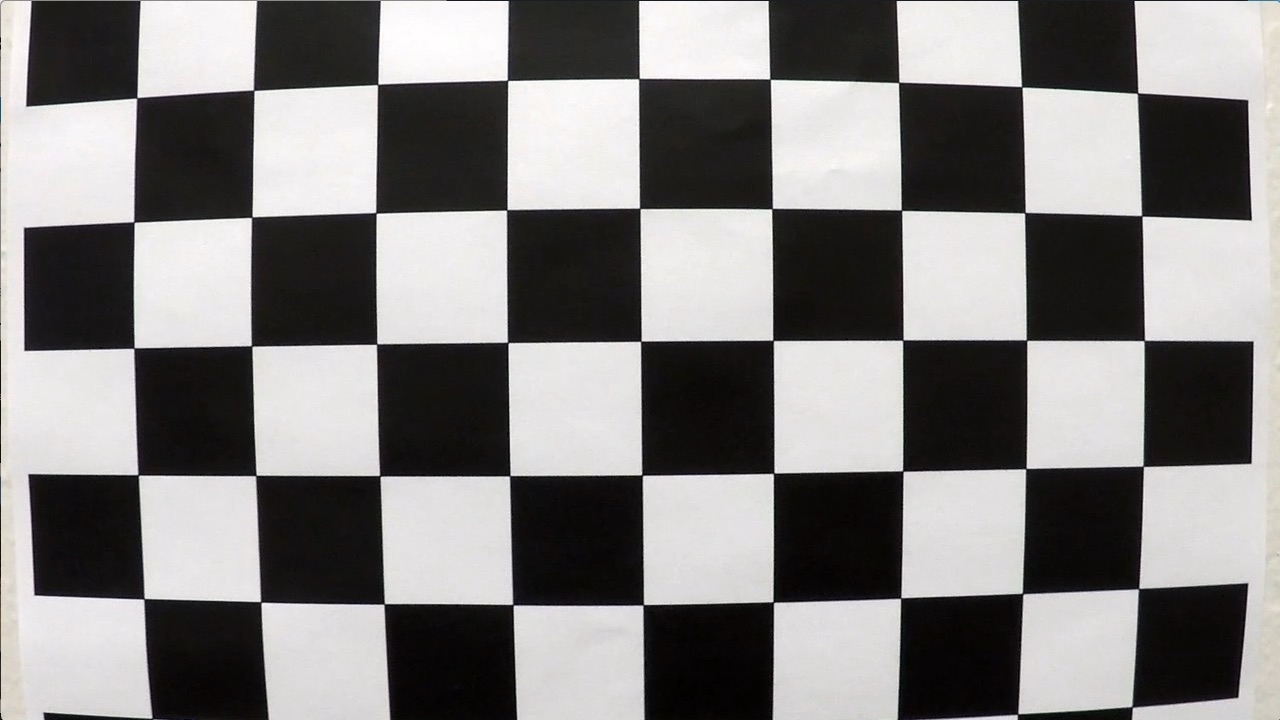
#> input picture camera_cal/calibration1.jpg, 1280 x 720 px; its folder holds 5 pictures in this run
$ python camera_calibration.py
#> lines starting #> are read from the running program, lines starting #| are printed output that depends on the picture; after the words box and inside, x2 and y2 are one past the last pixel; in counts of white or black regions, pixels touching at a corner belong together
'''Writen by Jianguo Zhang, June 14, 2017.
   jzhan51@uic.edu
'''

import numpy as np
import cv2
import pickle
import glob
import matplotlib.pyplot as plt
import matplotlib.image as mpimg
import pickle
#% matplotlib inline

# Read in and make a list of all calibration images
images = glob.glob('./camera_cal/calibration*.jpg')

objpoints = [] # 3D points in real world space
imgpoints = [] # 2D points or corners in image plane

height, width = 6, 9

# Prepare object points, like (0,0,0), (1,0,0),......(8,5,0)
objp = np.zeros((height*width,3), np.float32)
objp[:,:2] = np.mgrid[0:width, 0:height].T.reshape(-1,2) # x, y cordinates

for idx, image in enumerate(images):
    img = cv2.imread(image)
#> img is the input picture: shape (720, 1280, 3); mean B, G, R 127.8, 128.4, 130.1
    #plt.imshow(img)
    # Convert to grayscale
    gray = cv2.cvtColor(img,cv2.COLOR_BGR2GRAY)

    # Find chessboard corners
    ret, corners = cv2.findChessboardCorners(gray, (width,height), None)
#> ret = False; corners = None

    if ret==True:
        # Draw detected corners on an image
        cv2.drawChessboardCorners(img, (width,height), corners, ret)

        # Update points
        objpoints.append(objp)
        imgpoints.append(corners)

        # Save image
        cv2.imwrite('./Corners_found/corners_found'+str(idx)+'.jpg', img)
#> pass 2 of the loop `for idx, image in enumerate(images):`:
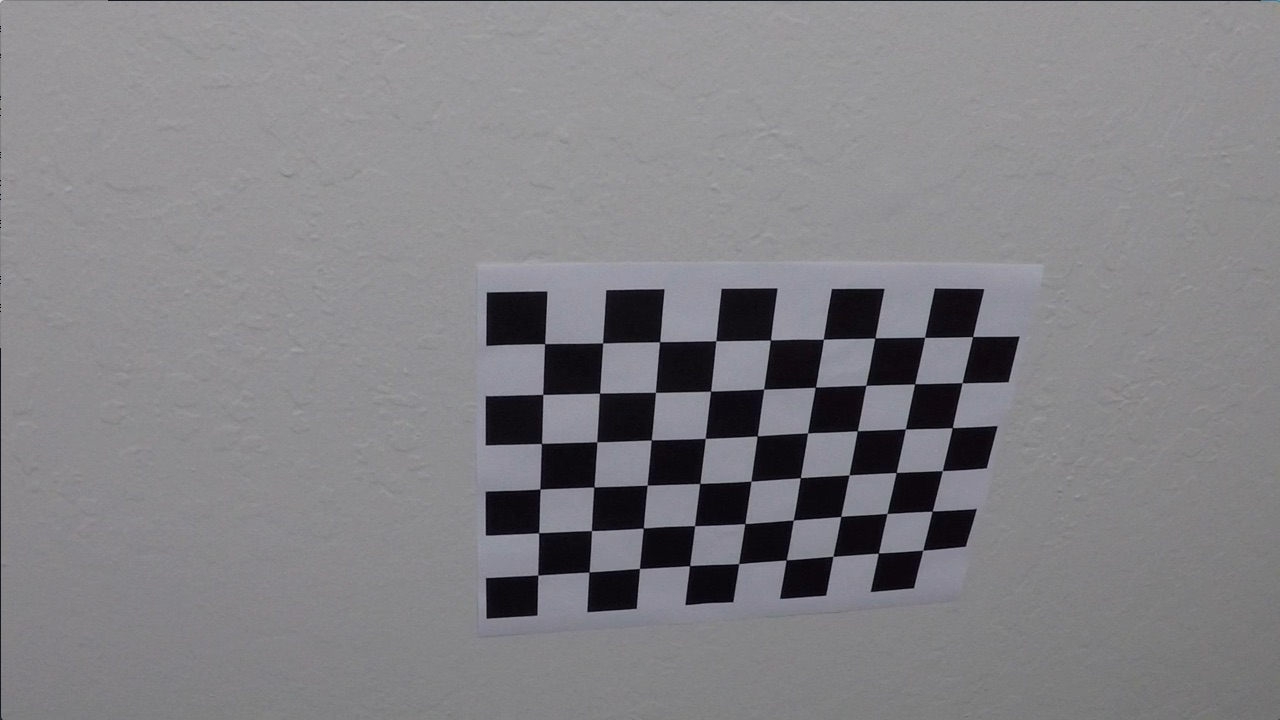
#> input picture camera_cal/calibration10.jpg, 1280 x 720 px
#> img is the input picture: shape (720, 1280, 3); mean B, G, R 133.1, 129.4, 130.2
#> ret = True; corners = 54 rows, first 8: [545.3, 343.1], [602.7, 342.8], [660.1, 341.3], [715.8, 340.7], [770.6, 340], [823.5, 339.2], [874.3, 338.5], [925.1, 337.4]
#> `cv2.drawChessboardCorners(img, (width,height), corners, ret)`:
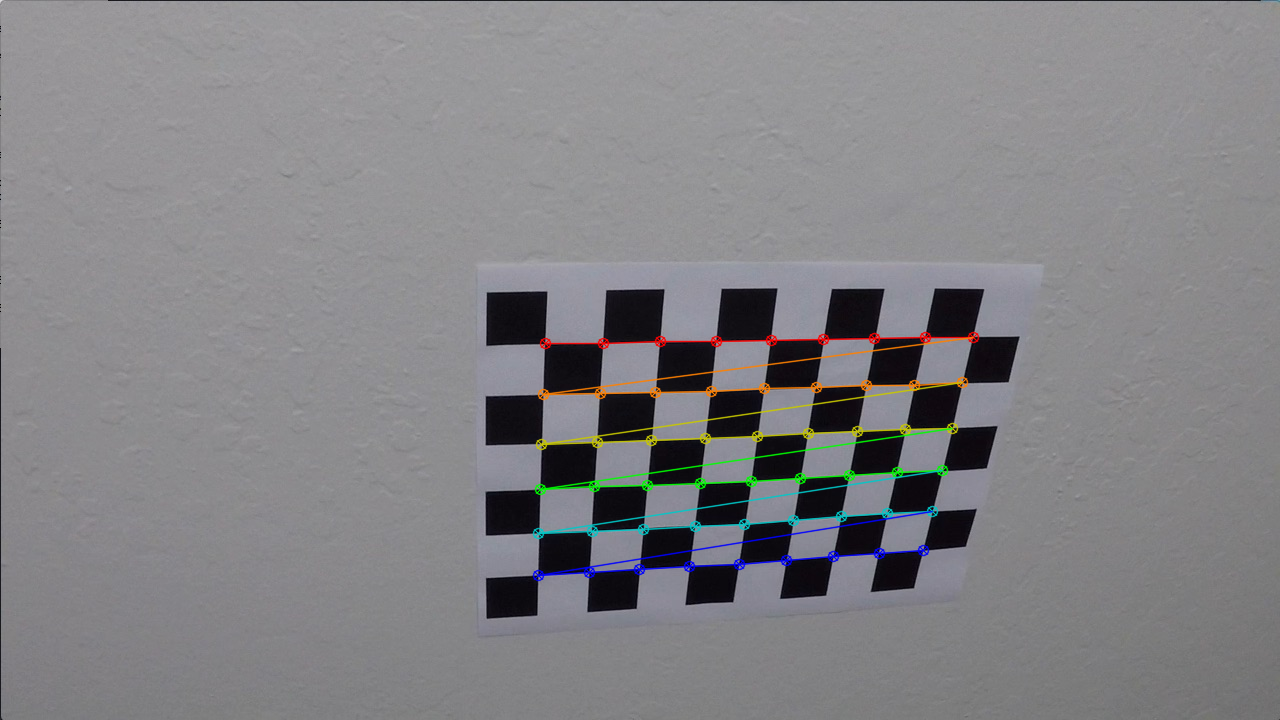
#> img: shape (720, 1280, 3); 1.91% of pixels changed, all inside (x1, y1, x2, y2) = (532, 331, 980, 582)
#> pass 3 of the loop `for idx, image in enumerate(images):`:
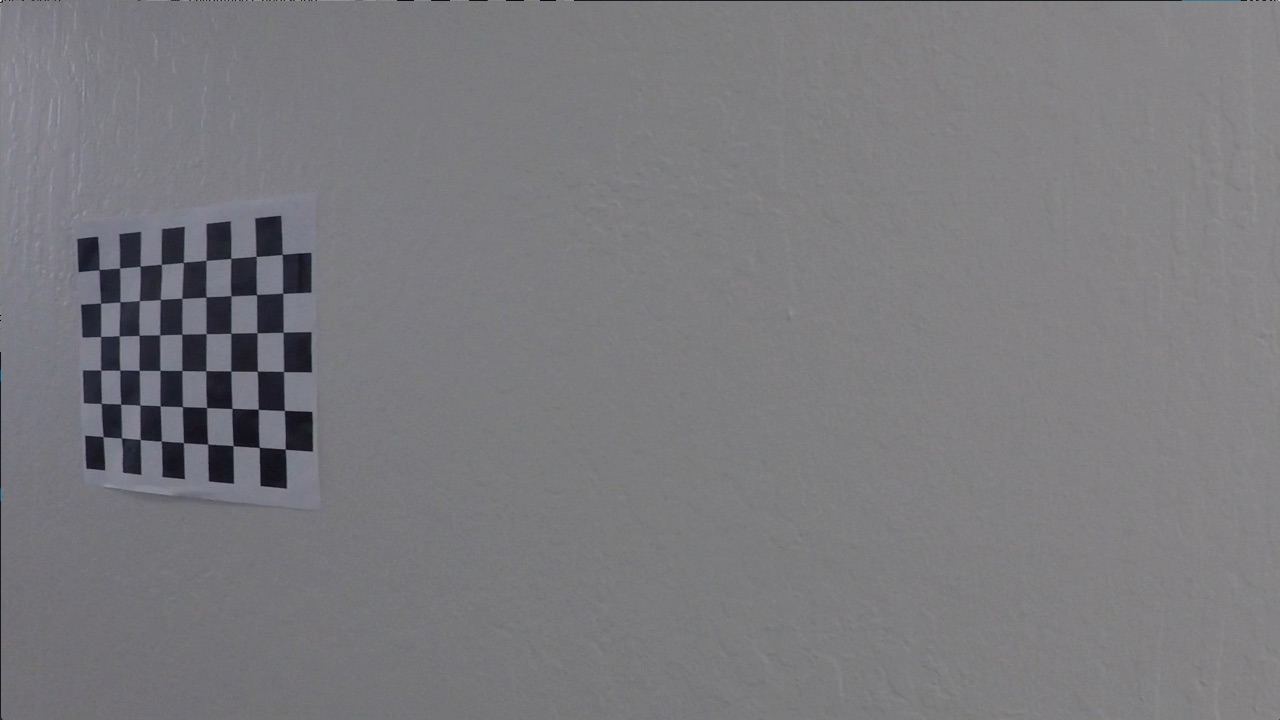
#> input picture camera_cal/calibration11.jpg, 1280 x 720 px
#> img is the input picture: shape (720, 1280, 3); mean B, G, R 125.2, 121.7, 122.2
#> corners = 54 rows, first 8: [99.22, 269.6], [119.6, 268], [140.1, 266.1], [161.3, 264.5], [183.3, 262.5], [206.1, 260.3], [230.7, 258.2], [256.2, 256.3]
#> `cv2.drawChessboardCorners(img, (width,height), corners, ret)`:
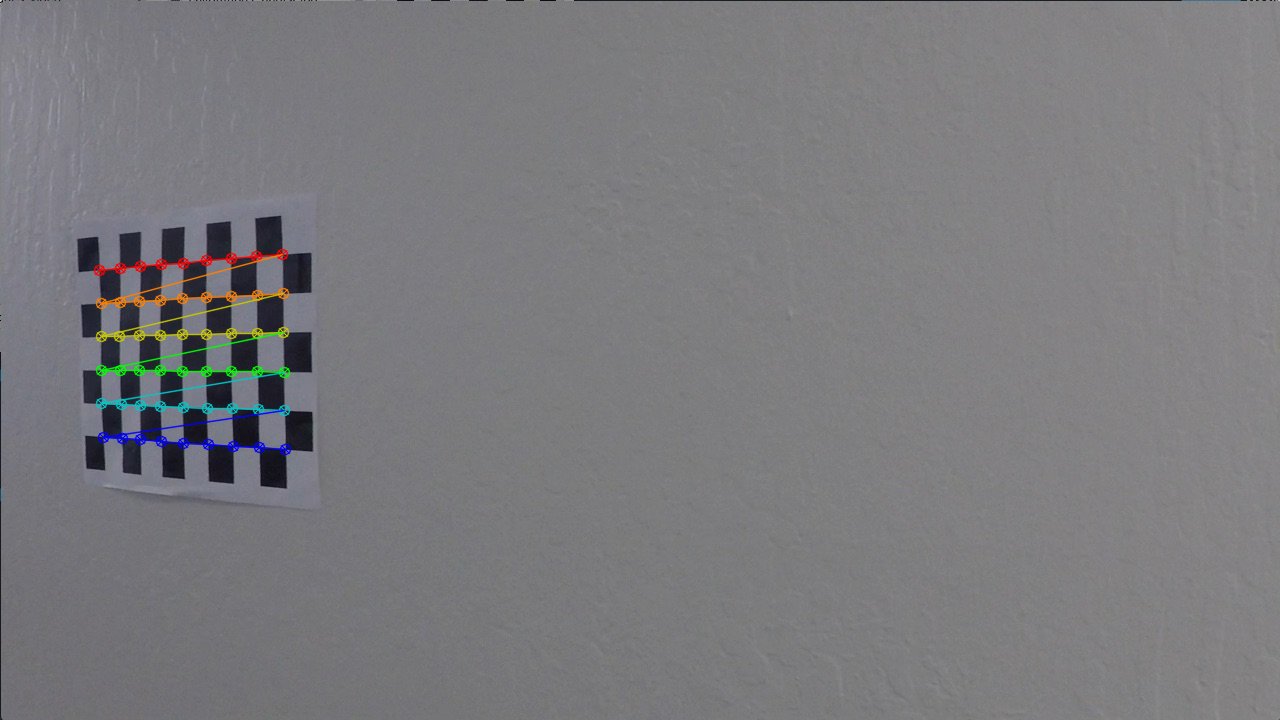
#> img: shape (720, 1280, 3); 1.11% of pixels changed, all inside (x1, y1, x2, y2) = (93, 248, 292, 456)
#> the loop made 5 passes; the first 3 are shown

        # Also provides some interval before reading next frame so that we can adjust
        # our chess board in different direction
#         cv2.imshow('img', img)
#         cv2.waitKey(500)

# cv2.destroyAllWindows()


# Take calibration5 for example
img = cv2.imread('./camera_cal/calibration5.jpg')
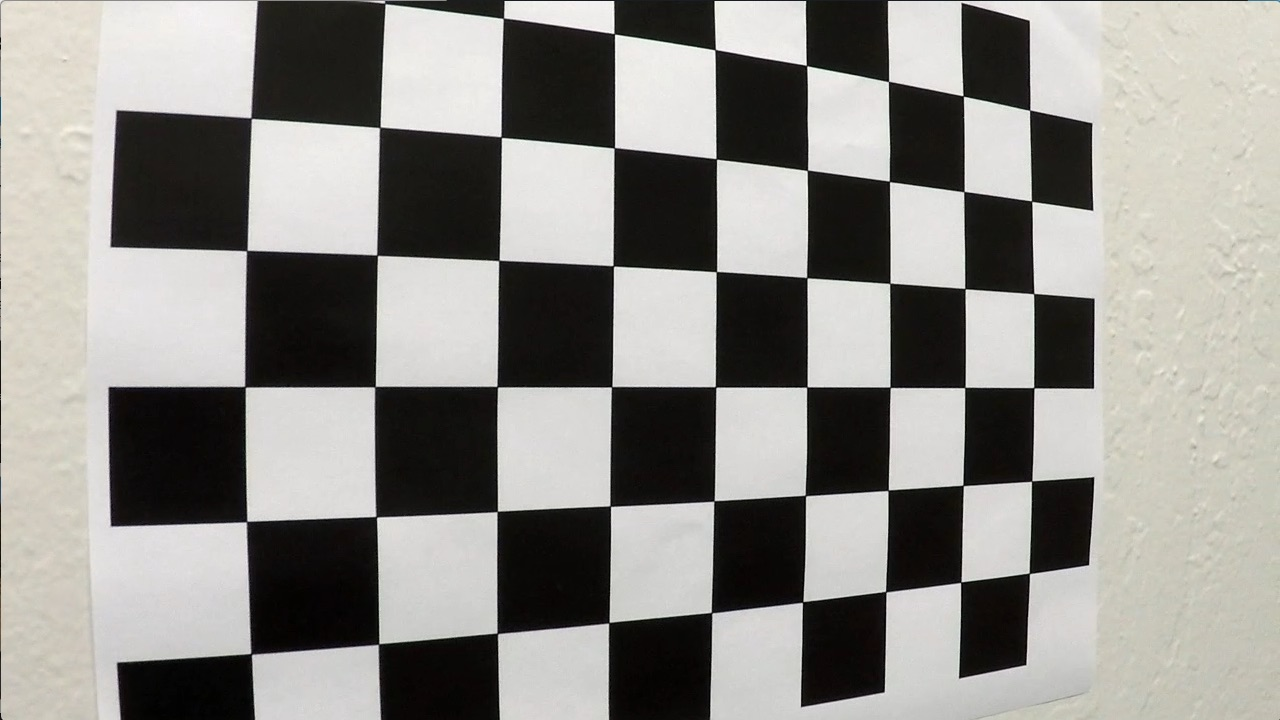
#> input picture camera_cal/calibration5.jpg, 1280 x 720 px
#> img is the input picture: shape (720, 1280, 3); mean B, G, R 137.3, 141.5, 143.1

# Image size (width, height)
img_size = (img.shape[1], img.shape[0])
#> img_size = (1280, 720)

# Calibrate cameras
ret, mtx, dist, rvecs, tvecs = cv2.calibrateCamera(objpoints, imgpoints, img_size, None, None)

# Undistorting image
dst = cv2.undistort(img, mtx, dist, None, mtx)
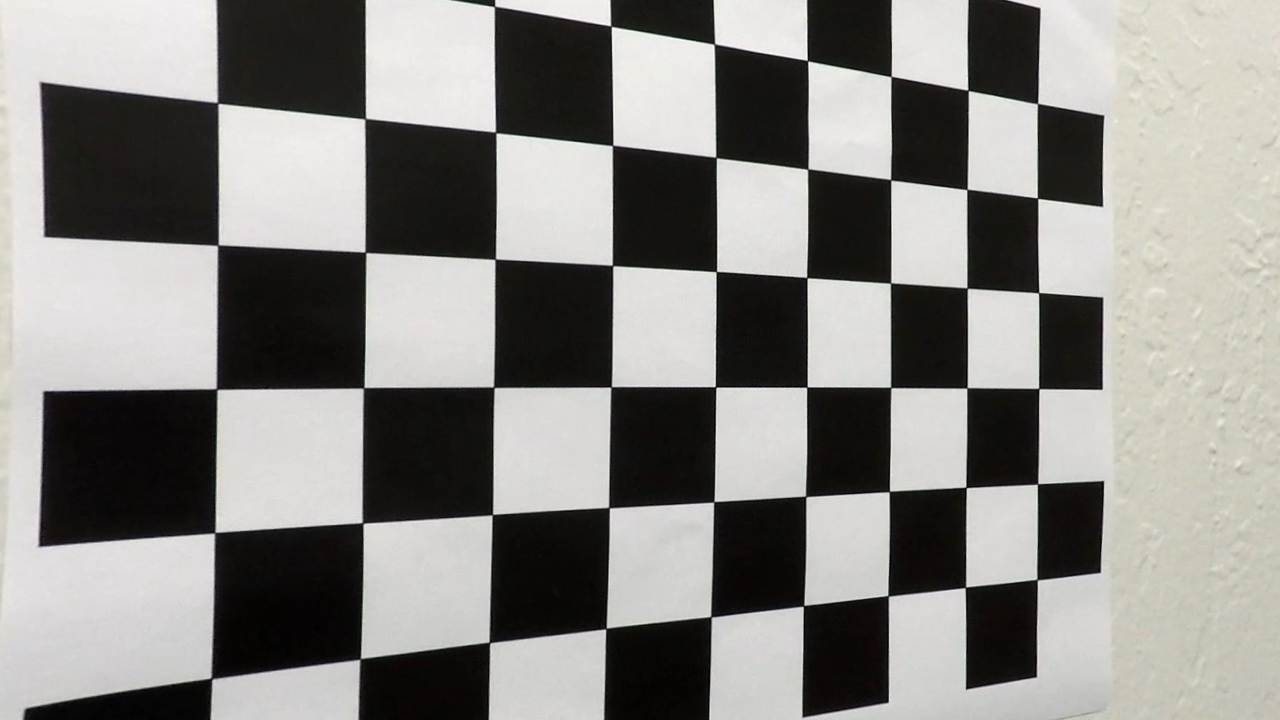
#> dst: shape (720, 1280, 3); mean B, G, R 132.6, 136, 137.4

# Save undistorted images
cv2.imwrite('./output_img/camera_calibration_example.jpg',dst)

# Save the camera calibration result for later use
dist_pickle = {}
dist_pickle["mtx"] = mtx
dist_pickle["dist"] = dist
pickle.dump(dist_pickle, open("./camera_cal/camera_dist_pickle.p", "wb"))

# Visualize undistortion
f, (ax1, ax2) = plt.subplots(1, 2, figsize=(20,10))
ax1.imshow(img)
ax1.set_title('Original Image', fontsize=30)
ax2.imshow(dst)
ax2.set_title('Undistorted Image', fontsize=30)
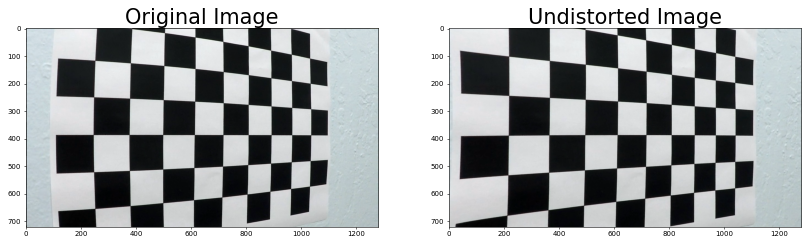
#> figure drawn by matplotlib, 2 panels; B, G, R data is drawn as R, G, B
